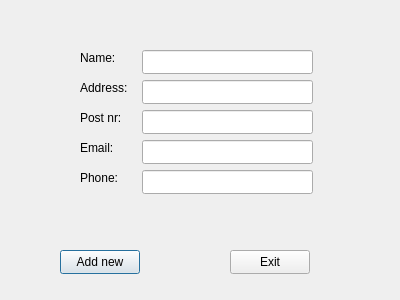
<?xml version="1.0" encoding="UTF-8"?>
<ui version="4.0">
 <class>add_new_contact_dialog</class>
 <widget class="QDialog" name="add_new_contact_dialog">
  <property name="geometry">
   <rect>
    <x>0</x>
    <y>0</y>
    <width>400</width>
    <height>300</height>
   </rect>
  </property>
  <property name="windowTitle">
   <string>Dialog</string>
  </property>
  <widget class="QPushButton" name="pushButton_add_new">
   <property name="geometry">
    <rect>
     <x>60</x>
     <y>250</y>
     <width>80</width>
     <height>24</height>
    </rect>
   </property>
   <property name="text">
    <string>Add new</string>
   </property>
  </widget>
  <widget class="QLineEdit" name="name_new">
   <property name="geometry">
    <rect>
     <x>142</x>
     <y>50</y>
     <width>171</width>
     <height>24</height>
    </rect>
   </property>
  </widget>
  <widget class="QLineEdit" name="adress_new">
   <property name="geometry">
    <rect>
     <x>142</x>
     <y>80</y>
     <width>171</width>
     <height>24</height>
    </rect>
   </property>
  </widget>
  <widget class="QLineEdit" name="postnumber_new">
   <property name="geometry">
    <rect>
     <x>142</x>
     <y>110</y>
     <width>171</width>
     <height>24</height>
    </rect>
   </property>
  </widget>
  <widget class="QLineEdit" name="email_new">
   <property name="geometry">
    <rect>
     <x>142</x>
     <y>140</y>
     <width>171</width>
     <height>24</height>
    </rect>
   </property>
  </widget>
  <widget class="QLineEdit" name="phone_new">
   <property name="geometry">
    <rect>
     <x>142</x>
     <y>170</y>
     <width>171</width>
     <height>24</height>
    </rect>
   </property>
  </widget>
  <widget class="QLabel" name="label_name">
   <property name="geometry">
    <rect>
     <x>80</x>
     <y>50</y>
     <width>49</width>
     <height>16</height>
    </rect>
   </property>
   <property name="text">
    <string>Name:</string>
   </property>
  </widget>
  <widget class="QLabel" name="label_address">
   <property name="geometry">
    <rect>
     <x>80</x>
     <y>80</y>
     <width>49</width>
     <height>16</height>
    </rect>
   </property>
   <property name="text">
    <string>Address:</string>
   </property>
  </widget>
  <widget class="QLabel" name="label_email">
   <property name="geometry">
    <rect>
     <x>80</x>
     <y>140</y>
     <width>49</width>
     <height>16</height>
    </rect>
   </property>
   <property name="text">
    <string>Email:</string>
   </property>
  </widget>
  <widget class="QLabel" name="label_postnr">
   <property name="geometry">
    <rect>
     <x>80</x>
     <y>110</y>
     <width>49</width>
     <height>16</height>
    </rect>
   </property>
   <property name="text">
    <string>Post nr:</string>
   </property>
  </widget>
  <widget class="QLabel" name="label_phone">
   <property name="geometry">
    <rect>
     <x>80</x>
     <y>170</y>
     <width>49</width>
     <height>16</height>
    </rect>
   </property>
   <property name="text">
    <string>Phone:</string>
   </property>
  </widget>
  <widget class="QPushButton" name="pushButton_2_exit_add_new">
   <property name="geometry">
    <rect>
     <x>230</x>
     <y>250</y>
     <width>80</width>
     <height>24</height>
    </rect>
   </property>
   <property name="text">
    <string>Exit</string>
   </property>
  </widget>
 </widget>
 <resources/>
 <connections/>
</ui>
